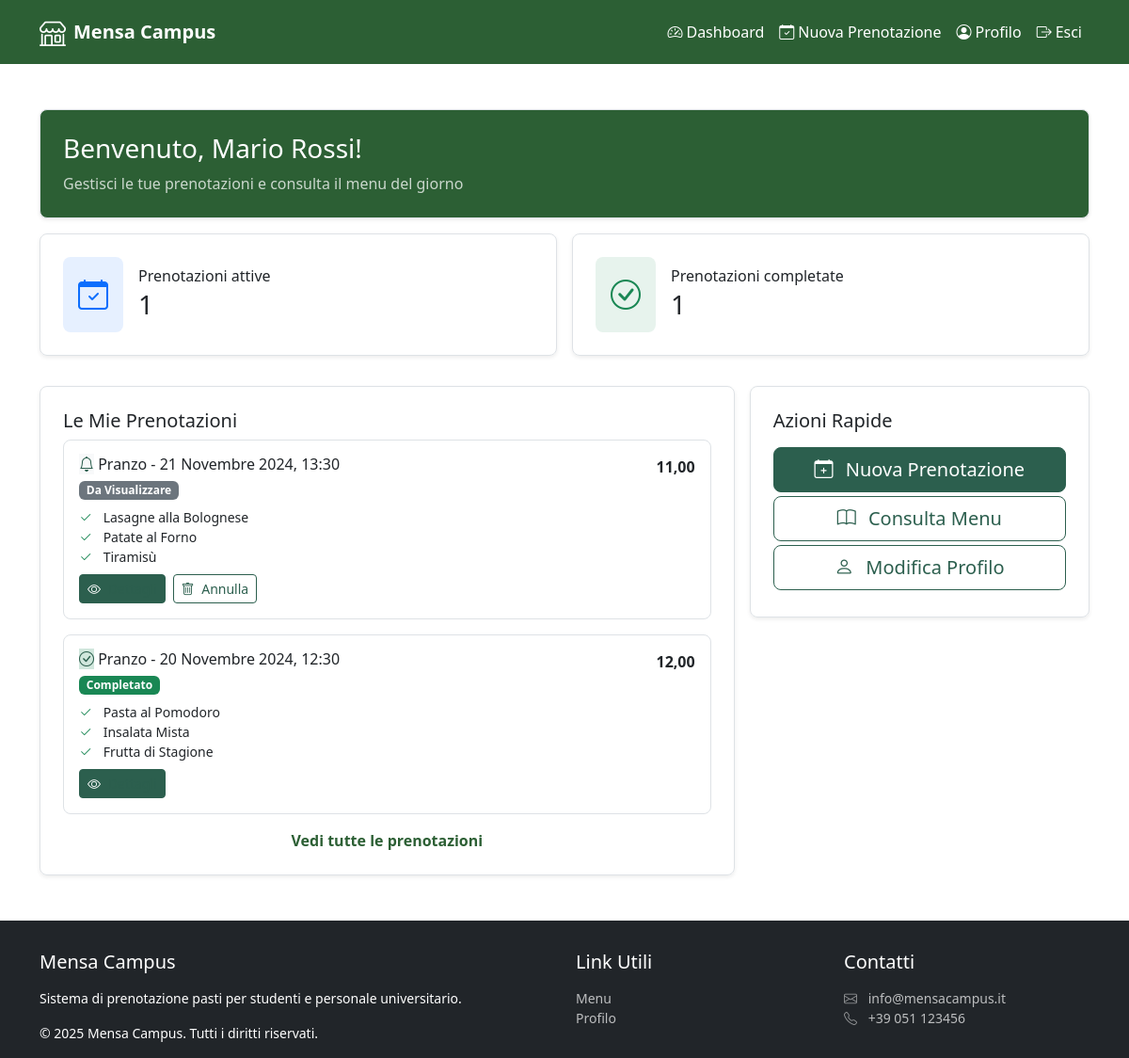
The page /user-dashboard.php (signed in) on the database its author committed.
### tables this page shows
CREATE TABLE users (
    user_id INT NOT NULL AUTO_INCREMENT,
    email CHAR(255) NOT NULL,
    password VARCHAR(255) NOT NULL,
    first_name VARCHAR(50) NOT NULL,
    last_name VARCHAR(50) NOT NULL,
    admin BOOLEAN NOT NULL DEFAULT FALSE,
    registration_date DATETIME NOT NULL DEFAULT CURRENT_TIMESTAMP,
    PRIMARY KEY (user_id),
    UNIQUE KEY (email)
);

CREATE TABLE reservations (
    reservation_id INT NOT NULL AUTO_INCREMENT,
    total_amount DECIMAL(8,2) NOT NULL,
    date_time DATETIME NOT NULL,
    status ENUM('Da Visualizzare','In Preparazione','Pronto al ritiro','Completato','Annullato')
        NOT NULL DEFAULT 'Da Visualizzare',
    user_id INT NOT NULL,
    PRIMARY KEY (reservation_id),
    CONSTRAINT fk_reservations_user FOREIGN KEY (user_id) REFERENCES users(user_id)
);

CREATE TABLE reservation_dishes (
    reservation_id INT NOT NULL,
    dish_id INT NOT NULL,
    quantity INT NOT NULL,
    PRIMARY KEY (reservation_id, dish_id),
    CONSTRAINT fk_reservation_dishes_dish FOREIGN KEY (dish_id) REFERENCES dishes(dish_id),
    CONSTRAINT fk_reservation_dishes_reservation FOREIGN KEY (reservation_id) REFERENCES reservations(reservation_id)
);

CREATE TABLE dishes (
    dish_id INT NOT NULL AUTO_INCREMENT,
    name VARCHAR(50) NOT NULL,
    description VARCHAR(255) NOT NULL,
    price DECIMAL(6,2) NOT NULL,
    stock INT NOT NULL,
    image VARCHAR(255) NOT NULL,
    calories INT NOT NULL,
    category_id INT NOT NULL,
    PRIMARY KEY (dish_id),
    CONSTRAINT fk_dishes_category FOREIGN KEY (category_id) REFERENCES categories(category_id)
);

### user-dashboard.php (called while the page is built, shortened)
<?php
require_once 'bootstrap.php';
$userId = $_SESSION["user_id"];
$templateParams["user"] = $dbh->getUserById($userId);
$counts = $dbh->getReservationCountsByUser($userId);
$templateParams["titolo"] = "Mensa Campus - Prenotazioni";
$templateParams["active_count"] = (int)($counts['active_count'] ?? 0);
$templateParams["completed_count"] = (int)($counts['completed_count'] ?? 0);
$templateParams["nav_items"] = array(
    getNewNavItem("Dashboard", "user-dashboard.php", "bi bi-speedometer2"),
    getNewNavItem("Nuova Prenotazione", "user-bookings.php", "bi bi-calendar-check"),
    getNewNavItem("Profilo", "user-profile.php", "bi bi-person-circle"),
    getNewNavItem("Esci", "logout.php", "bi bi-box-arrow-right")
);
$templateParams["link_utili"][] = array(
    "name" => "Menu",
    "link" => "menu.php",
);
$templateParams["link_utili"][] = array(
    "name" => "Profilo",
    "link" => "user-profile.php",
);
$reservations = $dbh->getReservationsByUser($userId, 5);
foreach ($reservations as &$r) {
    $r['items'] = $dbh->getReservationItems((int)$r['reservation_id']);
}
$templateParams["reservations"] = $reservations;
$templateParams["content"] = "template/user-dashboard-content.php";
require 'template/base-user.php';
?>

### db/database.php (called while the page is built, shortened)
<?php
class DatabaseHelper {
    private $db;
    public function __construct($servername, $username, $password, $dbname, $port) {
        $this->db = new mysqli($servername, $username, $password, $dbname, $port);
        $this->db->set_charset('utf8mb4');
    }
    public function getUserById($userId) {
        $sql = "SELECT * FROM users WHERE user_id = ?";
        $stmt = $this->db->prepare($sql);
        $stmt->bind_param("i", $userId);
        $stmt->execute();
        $res = $stmt->get_result();
        $user = $res->fetch_array(MYSQLI_ASSOC);;
        return $user;
    }
   public function getReservationCountsByUser($userId) {
        $sql = "SELECT
                SUM(CASE WHEN status IN ('Da Visualizzare','In Preparazione','Pronto al ritiro') THEN 1 ELSE 0 END) AS active_count,
                SUM(CASE WHEN status = 'Completato' THEN 1 ELSE 0 END) AS completed_count
                FROM reservations
                WHERE user_id = ?";
        $stmt = $this->db->prepare($sql);
        $stmt->bind_param("i", $userId);
        $stmt->execute();
        $res = $stmt->get_result();
        $row = $res->fetch_assoc() ?: ['active_count' => 0, 'completed_count' => 0];
        return $row;
    }
    public function getReservationItems($reservationId) {
        $sql = "SELECT d.dish_id, d.name, rd.quantity
                FROM reservation_dishes rd
                JOIN dishes d ON d.dish_id = rd.dish_id
                WHERE rd.reservation_id = ?";
        $stmt = $this->db->prepare($sql);
        $stmt->bind_param("i", $reservationId);
        $stmt->execute();
        $res = $stmt->get_result();
        $rows = $res->fetch_all(MYSQLI_ASSOC);
        return $rows;
    }
    public function getReservationsByUser($userId, $limit = 5) {
        $sql = "SELECT reservation_id, total_amount, date_time, status
                FROM reservations
                WHERE user_id = ?
                ORDER BY date_time DESC
                LIMIT ?";
        $stmt = $this->db->prepare($sql);
        $stmt->bind_param("ii", $userId, $limit);
        $stmt->execute();
        $res = $stmt->get_result();
        $rows = $res->fetch_all(MYSQLI_ASSOC);
        return $rows;
    }
}
?>

### bootstrap.php (called while the page is built, shortened)
<?php
require_once("db/database.php");
require_once("utils/functions.php");
$dbh = new DatabaseHelper("localhost", "root", "", "cafeteria", 3306);
?>

### utils/functions.php (called while the page is built, shortened)
<?php
    function getNewNavItem($name, $link, $iconClass) {
        return array(
            "name" => $name,
            "link" => $link,
            "iconClass" => $iconClass
        );
    }
    function reservationBadgeClass(string $status): string {
        return match ($status) {
            'Completato'        => 'text-bg-success',
            'Annullato'         => 'text-bg-danger',
            'Pronto al ritiro'  => 'text-bg-info',
            'In Preparazione'   => 'text-bg-warning',
            'Da Visualizzare'   => 'text-bg-secondary',
            default             => 'text-bg-dark',
        };
    }
    function reservationCardClass(string $status): string {
        return match ($status) {
            'Completato'        => 'bg-success-subtle border-success',
            'Annullato'         => 'bg-danger-subtle border-danger',
            'Pronto al ritiro'  => 'bg-info-subtle border-info',
            'In Preparazione'   => 'bg-warning-subtle border-warning',
            'Da Visualizzare'   => 'bg-body-tertiary border-secondary',
            default             => 'bg-light border-dark',
        };
    }
    function reservationIconClass(string $status): string {
        return match ($status) {
            'Completato'        => 'bi-check-circle',
            'Annullato'         => 'bi-x-circle',
            'Pronto al ritiro'  => 'bi-bag-check',
            'In Preparazione'   => 'bi-hourglass-split',
            'Da Visualizzare'   => 'bi-bell',
            default             => 'bi-info-circle',
        };
    }
    function canCancelReservation(string $status): bool {
        return in_array($status, ['Da Visualizzare', 'In Preparazione'], true);
    }
    function formatEuro($amount): string {
        return number_format((float)$amount, 2, ',', '.');
    }
    function formatWhen($dt) {
        $ts = strtotime($dt);
        $today = date('Y-m-d');
        $yesterday = date('Y-m-d', strtotime('-1 day'));
        $tomorrow = date('Y-m-d', strtotime('+1 day'));
        $d = date('Y-m-d', $ts);
        $time = date('H:i', $ts);
        $months = [
            1 => 'Gennaio', 2 => 'Febbraio', 3 => 'Marzo', 4 => 'Aprile',
            5 => 'Maggio', 6 => 'Giugno', 7 => 'Luglio', 8 => 'Agosto',
            9 => 'Settembre', 10 => 'Ottobre', 11 => 'Novembre', 12 => 'Dicembre'
        ];
        $day = (int)date('j', $ts);
        $monthNum = (int)date('n', $ts);
        $year = (int)date('Y', $ts);
        $monthName = $months[$monthNum] ?? date('F', $ts);
        return $day . ' ' . $monthName . ' ' . $year . ', ' . $time;
    }
?>

### template/user-dashboard-content.php (the view, shortened to what this page needs)
<main class="container my-5">
    <header class="welcome border rounded-3 p-4 mb-3 shadow-sm">
    <h1 class="h3 mb-2 text-white">
        Benvenuto, <?php echo $templateParams["user"]["first_name"] . ' ' . $templateParams["user"]["last_name"]; ?>!
    </h1>
    <p class="mb-0 opacity-75 text-white">Gestisci le tue prenotazioni e consulta il menu del giorno</p>
    </header>
    <section class="row g-3" aria-label="Stato prenotazioni">
    <div class="col-md-6">
        <section class="border rounded-3 p-4 shadow-sm" aria-label="Prenotazioni attive">
        <div class="d-flex align-items-center">
            <div class="bg-primary bg-opacity-10 rounded-3 p-3" aria-hidden="true">
                <i class="bi bi-calendar-check text-primary fs-2" aria-hidden="true"></i>
            </div>
            <div class="ms-3">
            <h2 class="h6 mb-1">Prenotazioni attive</h2>
            <p class="h3 mb-0"><?php echo $templateParams["active_count"]; ?></p>
            </div>
        </div>
        </section>
    </div>
    <div class="col-md-6">
        <section class="border rounded-3 p-4 shadow-sm" aria-label="Prenotazioni completate">
        <div class="d-flex align-items-center">
            <div class="bg-success bg-opacity-10 rounded-3 p-3" aria-hidden="true">
                <i class="bi bi-check-circle text-success fs-2" aria-hidden="true"></i>
            </div>
            <div class="ms-3">
            <h2 class="h6 mb-1">Prenotazioni completate</h2>
            <p class="h3 mb-0"><?php echo $templateParams["completed_count"]; ?></p>
            </div>
        </div>
        </section>
    </div>
    </section>
    <div class="row g-3 mt-3">
    <div class="col-md-8">
        <section class="border rounded-3 p-4 shadow-sm" aria-labelledby="my-bookings-heading">
        <h2 id="my-bookings-heading" class="h5">Le Mie Prenotazioni</h2>
        <?php if (empty($templateParams["reservations"])): ?>
            <div class="alert alert-info mb-0" role="alert">
                Nessuna prenotazione trovata.
            </div>
        <?php else: ?>
            <ul class="list-unstyled">
                <?php foreach($templateParams["reservations"] as $reservation): ?>
                    <?php
                        $status = (string)$reservation["status"];
                        $when   = formatWhen($reservation["date_time"]);
                        $total  = formatEuro($reservation["total_amount"]);
                        $items  = $reservation["items"] ?? [];
                        $badgeClass = reservationBadgeClass($status);
                        $cardClass  = reservationCardClass($status);
                        $iconClass  = reservationIconClass($status);
                    ?>
                <li class="mb-3 p-3 border rounded-3">
                <div class="d-flex justify-content-between align-items-start mb-2">
                    <div>
                        <h3 class="h6 mb-1">
                            <i class="bi <?php echo $iconClass; ?> <?php echo $cardClass ?>" aria-hidden="true"></i>
                            <span>
                                Pranzo - <?php echo $when; ?>
                            </span>
                        </h3>
                        <span class="badge <?php echo $badgeClass; ?>"><?php echo $status; ?></span>
                    </div>
                    <strong><?php echo $total ?></strong>
                </div>
                <?php if (!empty($items)): ?>
                    <ul class="list-unstyled small mb-2">
                        <?php foreach($items as $item): ?>
                            <li>
                                <i class="bi bi-check2 text-success me-2" aria-hidden="true"></i>
                                <span><?php echo $item["name"] ?></span>
                            </li>
                        <?php endforeach; ?>
                    </ul>
                <?php else: ?>
                    <p class="small text-body-secondary mb-2">Nessun piatto associato.</p>
                <?php endif; ?>
                <div class="d-flex gap-2">
                    <a class="btn btn-sm btn-outline-primary" type="button"
                    href="singolo-ordine.php?reservation_id=<?php echo (int)$reservation['reservation_id']; ?>">
                        <i class="bi bi-eye me-1" aria-hidden="true"></i>
                        <span>Dettagli</span>
                    </a>
                    <?php if (canCancelReservation($reservation['status'])) { ?>
                        <a class="btn btn-sm btn-outline-danger" type="button"
                        href="user-dashboard.php?cancel_id=<?php echo (int)$reservation['reservation_id']; ?>">
                            <i class="bi bi-trash me-1" aria-hidden="true"></i>
                            <span>Annulla</span>
                        </a>
                    <?php } ?>
                </div>
                <?php endforeach; ?>
            </ul>
        <?php endif; ?>
        <div class="text-center mt-3">
            <a href="user-bookings.html" class="text-decoration-none fw-bold">Vedi tutte le prenotazioni</a>
        </div>
        </section>
    </div>
    <aside class="col-md-4" aria-label="Pannello azioni rapide">
        <section class="border rounded-3 p-4 shadow-sm">
        <div class="pb-3">
            <h2 class="h5 mb-0">Azioni Rapide</h2>
        </div>
        <a href="user-bookings.php" class="btn btn-lg text-white mb-1 w-100">
            <i class="bi bi-calendar-plus me-2" aria-hidden="true"></i>
            <span>Nuova Prenotazione</span>
        </a>
        <a href="menu.php" class="btn btn-lg mb-1 w-100">
            <i class="bi bi-book me-2" aria-hidden="true"></i>
            <span>Consulta Menu</span>
        </a>
        <a href="user-profile.php" class="btn btn-lg mb-1 w-100">
            <i class="bi bi-person me-2" aria-hidden="true"></i>
            <span>Modifica Profilo</span>
            </a>
        </section>
    </aside>
    </div>
</main>

### css/style.css (style rules this page uses)
main a { color: #2C5F34; }
nav.navbar, main > header.welcome { background-color: #2C5F34; }
form button[type="submit"], a.btn:first-child, aside a.btn:first-child, aside section a.btn:first-of-type { background-color: #2C5F4E; border-color: #2C5F4E; }
form button[type="submit"] i, a.btn:first-child i, aside section a.btn:first-of-type i { color: white; }
a.btn { color: #2C5F4E; border-color: #2C5F4E; }
main i.bi { color: #2C5F4E; }

### rows shown on the page
users: first_name "Mario", last_name "Rossi"
reservations: date_time "21 Novembre 2024, 13:30", status "Da Visualizzare", total_amount "11,00"
reservation_dishes: dish.name "Lasagne alla Bolognese"
reservation_dishes: dish.name "Patate al Forno"
reservation_dishes: dish.name "Tiramisù"
reservations: date_time "20 Novembre 2024, 12:30", status "Completato", total_amount "12,00"
reservation_dishes: dish.name "Pasta al Pomodoro"
reservation_dishes: dish.name "Insalata Mista"
reservation_dishes: dish.name "Frutta di Stagione"

### other values the page prints
$nav_item["name"] "Dashboard"
$nav_item["name"] "Nuova Prenotazione"
$nav_item["name"] "Profilo"
$nav_item["name"] "Esci"
$templateParams["active_count"] "1"
$templateParams["completed_count"] "1"
$link["name"] "Menu"
$link["name"] "Profilo"
